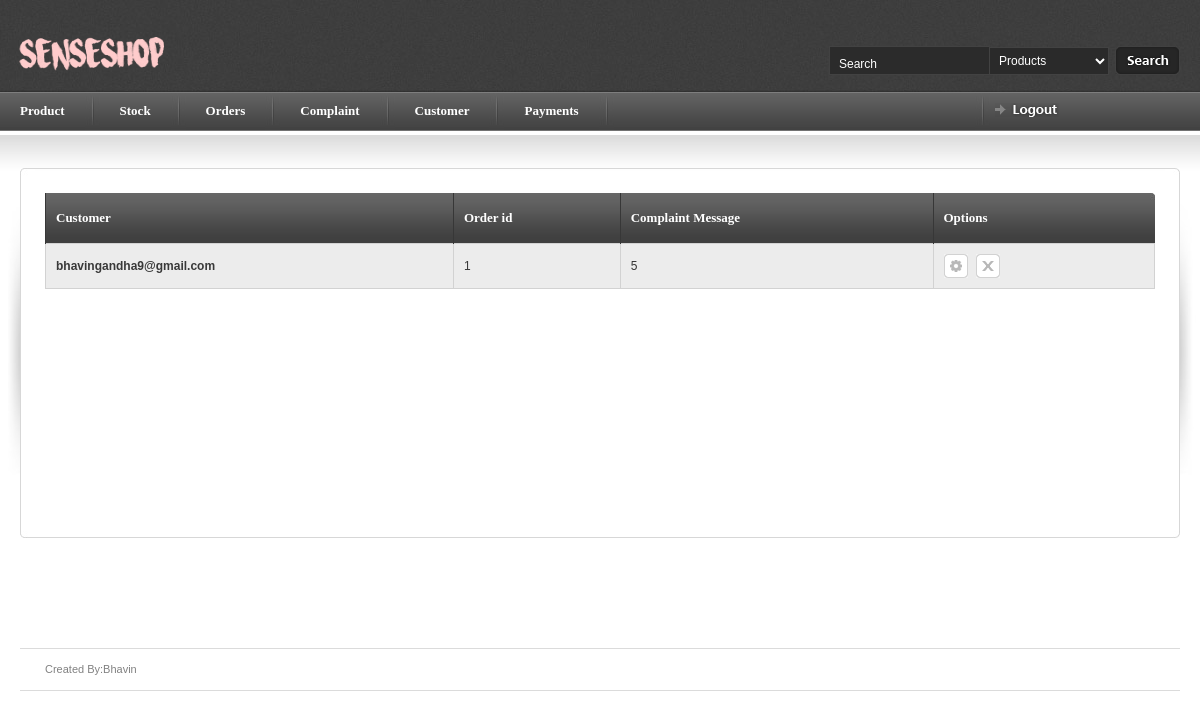
Before: /myadmin/complaint (signed in) with the older database file.
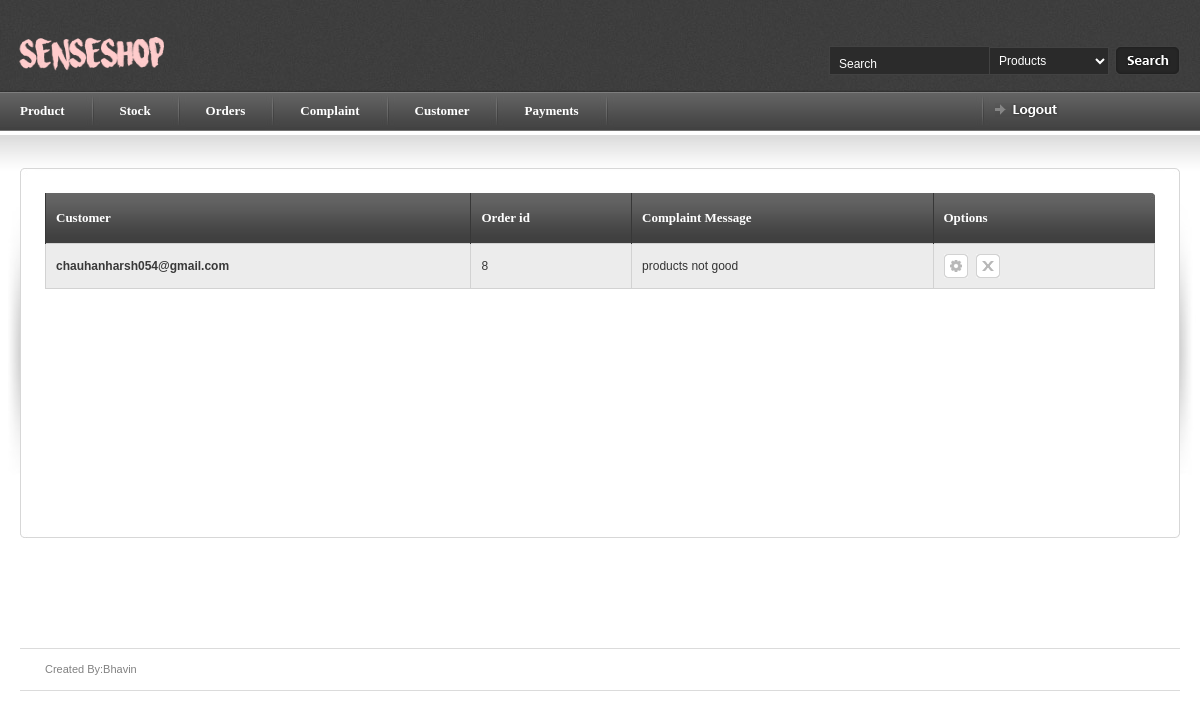
After: the same page with the newer database file.
### myadmin/models.py (models this page shows, shortened)
class complaint(models.Model):
    c_id = models.ForeignKey(a,default=0,null=True,blank=True)
    o_id = models.ForeignKey(order_details)
    cm_msg = models.CharField(max_length=1000,null=True,blank=True)
    replay = models.CharField(max_length=1000,null=True,blank=True)
    flag = models.DecimalField(max_digits=2,decimal_places=0,null=True,blank=True,default=0)

class order_details(models.Model):
    pay_id = models.ForeignKey(payment,related_name='payment')
    c_id = models.ForeignKey(a,default=0)
    products = models.CharField(max_length=250,null=True,blank=True)
    quantity = models.CharField(max_length=250,null=True,blank=True)
    flag =models.DecimalField(max_digits=2,decimal_places=0)
    def __str__(self):
      return  str(self.id)

### login/models.py (models this page shows, shortened)
class customer(models.Model):
    cname = models.CharField(max_length=100,null=True,blank=True)
    email = models.CharField(max_length=250,null=True,blank=True)
    password = models.CharField(max_length=250,null=True,blank=True)
    mobile_no = models.DecimalField(max_digits=10,decimal_places=0,null=True,blank=True)
    address = models.CharField(max_length=500,null=True,blank=True)
    au_id = models.DecimalField(max_digits=200,decimal_places=0,default=0,null=True,blank=True)
    cflag = models.DecimalField(max_digits=2,decimal_places=0,default=0,null=True,blank=True)
    def __str__(self):
      return self.email

### myadmin/views.py (the view)
# urls.py: url(r'^myadmin/complaint$',b.ComplaintIndexView.as_view(),name='complaint'),
class ComplaintIndexView(generic.ListView):
    template_name = 'complaint.html'
    context_object_name = 'complaint'
    model = complaint
    paginate_by = 10
    def get_queryset(self):
        return complaint.objects.all()
    def dispatch(self,request ,*args, **kwargs):
        if request.session.has_key('myadmin'):
            a = 'hello'
        else:
            return redirect('index')
        return super(ComplaintIndexView, self).dispatch(request,*args, **kwargs)

### myadmin/templates/complaint.html (shortened to what this page needs)
{% load staticfiles %}
{% include 'article_start.html' %}
    <table border="0" width="100%" cellpadding="0" cellspacing="0" id="content-table">
        <tr>
            <th rowspan="3" class="sized"><img src="{% static 'images/shared/side_shadowleft.jpg'%}" width="20" height="300" alt="" /></th>
            <th class="topleft"></th>
            <td id="tbl-border-top">&nbsp;</td>
            <th class="topright"></th>
            <th rowspan="3" class="sized"><img src="{% static 'images/shared/side_shadowright.jpg'%}" width="20" height="300" alt="" /></th>
        </tr>
    <tr>
        <td id="tbl-border-left"></td>
        <td>
            <div id="content-table-inner">
                <div id="table-content">
                    <form id="mainform" action="">
                        <table border="0" width="100%" cellpadding="0" cellspacing="0" id="product-table">
                         <tr>
                            <th class="table-header-repeat line-left"><a>Customer</a></th>
                            <th class="table-header-repeat line-left"><a>Order id</a></th>
                            <th class="table-header-repeat line-left"><a>Complaint Message</a></th>
                            <th class="table-header-options line-left"><a>Options</a></th>
                        </tr>
                        {% for com in complaint %}
                            <tr class="alternate-row">
                                    <td><b><a href="{% url 'customer_detail' com.c_id_id %}">{{ com.c_id }}</a></b></td>
                                    <td><a href="{% url 'order_details' com.o_id_id">{{ com.o_id }}</a></td>
                                    <td>{{ com.cm_msg }}</td>
                                    <td> <a href="{% url "complaint_update" com.id %}" title="Replay" class="icon-1 info-tooltip"> </a>
                                         <a href="{% url "complaint_delete" com.id %}" title="Delete" class="icon-2 info-tooltip"></a>
                                    </td>
                                </tr>
                            {% endfor %}
                        </table>
                    </form>
        </div>
</div>
         </td>
     <td id="tbl-border-right"></td>
 </tr>
 <tr>
     <th class="sized bottomleft"></th>
     <td id="tbl-border-bottom">&nbsp;</td>
     <th class="sized bottomright"></th>
 </tr>
 </table>
</div>
{% include 'article_close.html' %}

Changed rows visible on the page:
removed complaint: c_id "bhavingandha9@gmail.com", o_id "1", cm_msg "5"
added complaint: c_id "chauhanharsh054@gmail.com", o_id "8", cm_msg "products not good"
